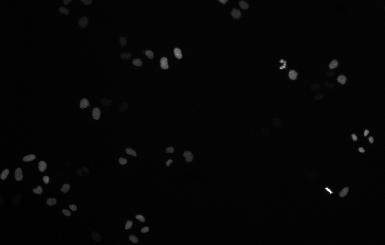
%> input picture Image Matching,Otsu's Thresholding and Image Coloration/inputs/CellImage.tif, 385 x 245 px, shrunk from 1100 x 700 before the run
$ octave cell_detection.m   (GNU Octave 9; MATLAB toolbox functions it lacks are replaced by stand-ins)
%> lines starting %> are read from the running program, lines starting %| are printed output that depends on the picture; in (x1, y1, x2, y2) boxes, pixels count from 0 and x2, y2 are one past the last pixel; in counts of white or black regions, pixels touching at a corner belong together; the program's own positions count from 1
### Image Matching,Otsu's Thresholding and Image Coloration/functions/topodenoising.m
function topodenoising(testImage,folder)
[rows,cols] = size(testImage);

tholdImage=testImage;


%CONNECTED COMPONENT ANALYSIS
%floodfill is called for the thresholded image
image_out(rows,cols)=0;
image_in=tholdImage;
%seed values
pixelx=[];
pixely=[];

label1= 3;

%array to hold the number of pixels in each connected component
pixelCount=[];

for(r=1:1:rows)
    for(c=1:1:cols)

        if image_in(r,c)==1 && image_out(r,c)==0

            pixelValue=1;
            [image_out pixelcc]=floodFilltp(image_in,image_out,r,c,label1,pixelValue);
            pixelx=[pixelx,r];
            pixely=[pixely,c];
            pixelCount=[pixelCount,pixelcc];

            label1=label1+1;

        elseif image_in(r,c)==2 && image_out(r,c)==0
                pixelValue=2;
                [image_out pixelcc]=floodFilltp(image_in,image_out,r,c,label1,pixelValue);

                pixelx=[pixelx,r];
                pixely=[pixely,c];
                pixelCount=[pixelCount,pixelcc];

                label1=label1+1;


            end
        end


end

%DENOISING

denoisedImage=image_out;

%an image with same size as input is intialized to zero to keep a check if
%all pixels are visited
visited(rows,cols)=0;
count=0;
for(i=1:1:size(pixelCount,2))
    if pixelCount(i)<100
        r=pixelx(i);
        c=pixely(i);
        count=count+1;
        denoisedImage=denoising(image_out,denoisedImage,visited,r,c);

    end
end

%display
figure
subplot(1,3,1);
imagesc(testImage);
title('Original Image');

subplot(1,3,2);
imagesc(image_out);
title('Flood FIlled');

subplot(1,3,3);
imagesc(denoisedImage);
title('Denoised');

disp('Number of cells');
disp(numel(pixelx)-count);

addpath(genpath(folder));
filename=strcat(folder, '\output\', 'CellDenoise.jpg');
saveas(gcf,filename);

end

### Image Matching,Otsu's Thresholding and Image Coloration/functions/denoising.m
function [denoisedImage]=denoising(image_out,denoisedImage,visited,r,c)
[rows cols]=size(image_out);

Q=[r c];
P=[r c];

label=image_out(r,c);
visited(r,c)=label;
C=[];


while(numel(Q)>0)

    a=Q(1,1);
    b=Q(1,2);
    Q(1,:)=[];


    nbra(1)=a;
    nbra(2)=a+1;
    nbra(3)=a-1;
    nbra(4)=a;

    nbrb(1)=b+1;
    nbrb(2)=b;
    nbrb(3)=b;
    nbrb(4)=b-1;


    for(temp1=1:1:4)
        if(0<nbra(temp1) && nbra(temp1)<=rows)
            if(0<nbrb(temp1) && nbrb(temp1)<=cols)
                if(image_out(nbra(temp1),nbrb(temp1))==label && visited(nbra(temp1),nbrb(temp1))==0)
                    visited(nbra(temp1),nbrb(temp1))=label;
                    Q=[Q;nbra(temp1) nbrb(temp1)];
                    P=[P;nbra(temp1) nbrb(temp1)];

                elseif (image_out(nbra(temp1),nbrb(temp1))~=label)
                    C=[C,image_out(nbra(temp1),nbrb(temp1))];
                end
            end
        end
    end
end
    Cnt=zeros(1, max(C)+1);

for(k=1:1:size(C,2))
    Cnt(C(k)+1)=Cnt(C(k)+1) + 1;
end


for(m=1:1:size(Cnt,2))
    if(Cnt(m)==max(Cnt))
        labelind=m-1;


    end
end


for(j=1:1:size(P,1))
        x=P(j,1);
        y=P(j,2);
        denoisedImage(x,y)=labelind;
end


end

### Image Matching,Otsu's Thresholding and Image Coloration/functions/cell_detection.m
clc;
clear all;
close all;

testImage=imread('CellImage.tif');
%> testImage is the input picture: size 245x385 uint16; min 33008, max 36863, mean 33091.1
%testImage=mat2gray(testImage);
% testImage=double(rgb2gray(testImage));
[rows cols]=size(testImage);
%> rows = 245; cols = 385


testImage=double(testImage);
%> testImage: size 245x385 double
minIn=min(min(testImage));
%> minIn = 33008
maxIn=max(max(testImage));
%> maxIn = 36863
TI = testImage-minIn;
TI = TI/maxIn;
TI = TI*255;
testImage=uint8(TI);
%> testImage: size 245x385 uint8

myhist(1:256)=0;
for r=1:1:rows
    for c=1:1:cols
        x=testImage(r,c);
        myhist(x+1)=myhist(x+1)+1;
    end
end
%> after the loop, myhist = 256 values, max 70551 at index 1, min 0 at index 20, mean 368.5

figure(5)
plot(myhist);
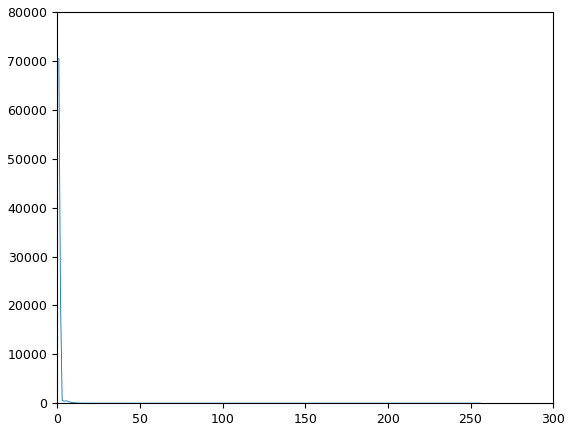
%> figure redrawn from the program's plot data; curve peaks at x = 1, y = 70551

normHist= floor(myhist/(rows*cols));
%> normHist = 256 values from 0 to 0

pk1(1)=normHist(1);
temp=0;
for(i=2:1:256)
    temp=temp+normHist(i);
end
pk2(1)=temp;
for(i=2:1:256)

    pk1(i)=normHist(i)+pk1(i-1);
    if(i==256)
        pk2(i)=normHist(i);
    else
        temp=normHist(i+1);
        for(j=i+2:1:256)
            temp=normHist(j)+temp;
        end
        pk2(i)=temp;
    end
end
%> after the loop, pk1 = 256 values from 0 to 0; pk2 = 256 values from 0 to 0


mk1(1)=normHist(1);

temp=0;
for(i=2:1:256)
    temp=temp+i*normHist(i);
end
mk2(1)=temp;

for(i=2:1:256)

    mk1(i)=i*normHist(i)+mk1(i-1);
    if(i==256)
        mk2(i)=normHist(i);
    else
        temp=(i+1)*normHist(i+1);
        for(j=i+2:1:256)
            temp=j*normHist(j)+temp;
        end
        mk2(i)=temp;
    end
end
%> after the loop, mk1 = 256 values from 0 to 0; mk2 = 256 values from 0 to 0


for(i=1:1:256)
    if(pk1(i)==0)
        mk1(i)=0;
    else
        mk1(i)=mk1(i)/pk1(i);

    end
    if(pk2(i)==0)
        mk2(i)=0;
    else
        mk2(i)=mk2(i)/pk2(i);
    end

end


for(i=1:1:256)
    sigmab(i)=pk1(i)*pk2(i)*((mk1(i)-mk2(i))^2);
end
%> after the loop, sigmab = 256 values from 0 to 0

[value k]=max(sigmab);
%> value = 0; k = 1


for(r=1:1:rows)
    for(c=1:1:cols)
        if(testImage(r,c)<k)
            threshImage(r,c)=0;
        else
            threshImage(r,c)=1;
        end
    end
end
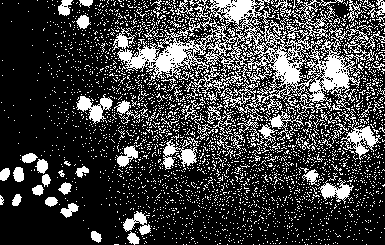
%> threshImage: size 245x385 double; values 0 (black) and 1 (white), 25.2% white; 3005 white regions (2927 under 20 px), largest, box (x1, y1, x2, y2) and area: (112, 0, 385, 121) 9683, (341, 111, 382, 160) 581, (160, 137, 199, 170) 523

figure(2)
imshow((threshImage));
image_out(rows,cols)=0;
%> image_out: size 245x385 double; every value is 0
label=3;

% L = medfilt2(threshImage,[3 3]);
% figure, imshow(L)
topodenoising(threshImage)
%> after the loop in topodenoising, `for(r=1:1:rows)`:
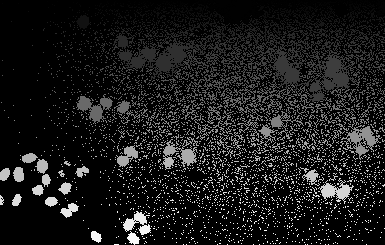
%> image_out: size 245x385 double; min 0, max 6359, mean 669.7; drawn with min black and max white
%> after the loop in topodenoising, `for(r=1:1:rows)`: label1 = 6360; pixelCount = 6357 values, max 1328 at index 1180, min 1 at index 1, mean 3.74; pixelValue = 1; pixelx = 6357 values from 1 to 245; pixely = 6357 values, max 385 at index 492, min 1 at index 5550, mean 234.7
%> the loop in topodenoising, `for(i=1:1:size(pixelCount,2))` made 6357 passes
%> (r, c) on passes 1, 2, 4, 5, 6, 7, 8, 9, 10, 11, 12, 13: (1, 38), (1, 53), (1, 80), (1, 101), (1, 103), (1, 105), (1, 109), (1, 112), (1, 114), (1, 119), (1, 124), (1, 127)
%> after the loop in topodenoising, `for(i=1:1:size(pixelCount,2))`:
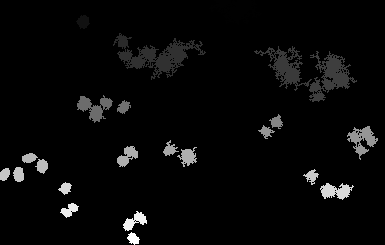
%> denoisedImage: size 245x385 double; 17.13% of pixels changed, all inside (x1, y1, x2, y2) = (0, 0, 385, 245); drawn with min black and max white
%| 26
%> the run ends on the next line
